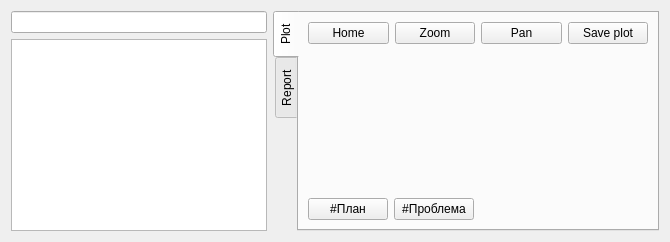
      <widget class="QWidget" name="tab_Simulation">
       <attribute name="title">
        <string>Прогноз</string>
       </attribute>
       <layout class="QHBoxLayout" name="horizontalLayout_13">
        <item>
         <layout class="QHBoxLayout" name="horizontalLayout_11">
          <item>
           <layout class="QVBoxLayout" name="verticalLayout_2">
            <item>
             <widget class="QLineEdit" name="lineEdit_find_var_mainsim"/>
            </item>
            <item>
             <widget class="QListView" name="listView_main_sim">
              <property name="maximumSize">
               <size>
                <width>16777215</width>
                <height>16777215</height>
               </size>
              </property>
             </widget>
            </item>
           </layout>
          </item>
          <item>
           <layout class="QVBoxLayout" name="verticalLayout_11">
            <item>
             <widget class="QTabWidget" name="SIM_info_tabs">
              <property name="tabPosition">
               <enum>QTabWidget::West</enum>
              </property>
              <property name="tabShape">
               <enum>QTabWidget::Rounded</enum>
              </property>
              <property name="currentIndex">
               <number>0</number>
              </property>
              <widget class="QWidget" name="SIM_INF_plot">
               <attribute name="title">
                <string>Plot</string>
               </attribute>
               <layout class="QVBoxLayout" name="verticalLayout">
                <item>
                 <layout class="QHBoxLayout" name="horizontalLayout_14">
                  <item>
                   <widget class="QPushButton" name="button_home">
                    <property name="text">
                     <string>Home</string>
                    </property>
                   </widget>
                  </item>
                  <item>
                   <widget class="QPushButton" name="button_zoom">
                    <property name="text">
                     <string>Zoom</string>
                    </property>
                   </widget>
                  </item>
                  <item>
                   <widget class="QPushButton" name="button_pan">
                    <property name="text">
                     <string>Pan</string>
                    </property>
                   </widget>
                  </item>
                  <item>
                   <widget class="QPushButton" name="button_saveplot">
                    <property name="text">
                     <string>Save plot</string>
                    </property>
                    <property name="icon">
                     <iconset>
                      <normaloff>../../Users/vyakhorev/.designer/backup/icons/save_icon.png</normaloff>
                      <normalon>../../Users/vyakhorev/.designer/backup/icons/save_icon.png</normalon>
                      <activeoff>../../Users/vyakhorev/.designer/backup/icons/save_icon.png</activeoff>
                      <activeon>../../Users/vyakhorev/.designer/backup/icons/save_icon.png</activeon>../../Users/vyakhorev/.designer/backup/icons/save_icon.png</iconset>
                    </property>
                   </widget>
                  </item>
                 </layout>
                </item>
                <item>
                 <widget class="MatplotlibWidget" name="SIM_INF_mpl_plot"/>
                </item>
                <item>
                 <layout class="QHBoxLayout" name="horizontalLayout_23">
                  <item>
                   <widget class="QPushButton" name="pushButton_HashSimulPlan">
                    <property name="text">
                     <string>#План</string>
                    </property>
                   </widget>
                  </item>
                  <item>
                   <widget class="QPushButton" name="pushButton_HashSimulProblem">
                    <property name="text">
                     <string>#Проблема</string>
                    </property>
                   </widget>
                  </item>
                  <item>
                   <spacer name="horizontalSpacer_5">
                    <property name="orientation">
                     <enum>Qt::Horizontal</enum>
                    </property>
                    <property name="sizeHint" stdset="0">
                     <size>
                      <width>40</width>
                      <height>20</height>
                     </size>
                    </property>
                   </spacer>
                  </item>
                 </layout>
                </item>
               </layout>
              </widget>
              <widget class="QWidget" name="SIM_INF_report">
               <attribute name="title">
                <string>Report</string>
               </attribute>
               <layout class="QHBoxLayout" name="horizontalLayout_19">
                <item>
                 <widget class="QTextBrowser" name="textBrowser_Simulation"/>
                </item>
               </layout>
              </widget>
             </widget>
            </item>
           </layout>
          </item>
         </layout>
        </item>
       </layout>
      </widget>
